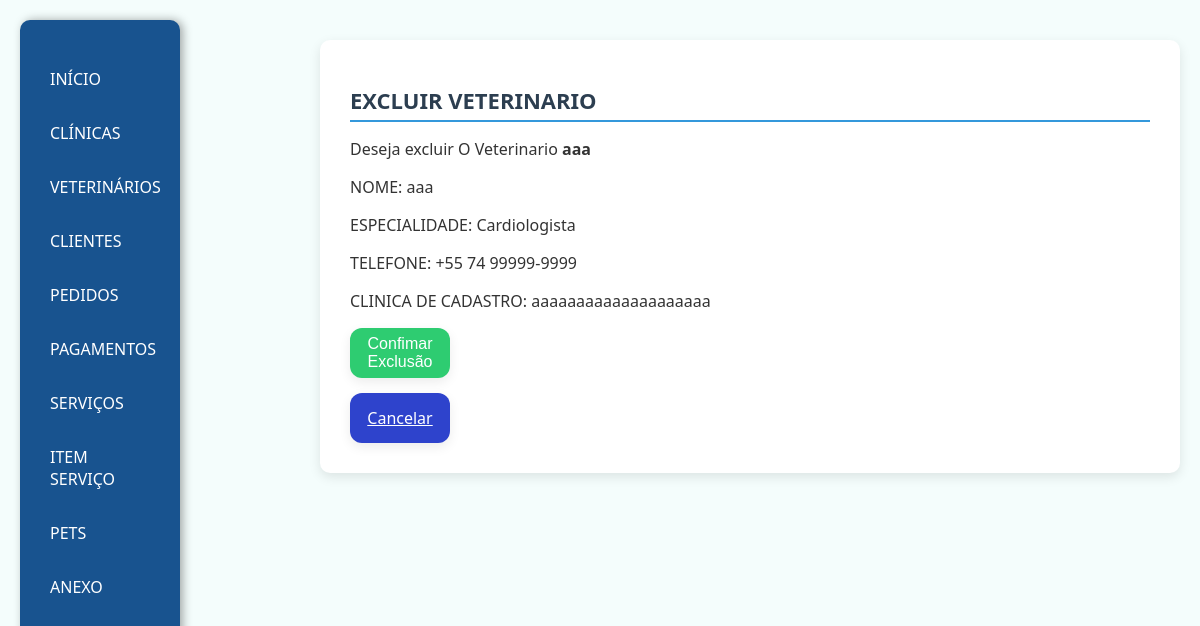
/excluirVeterinario/2/, run on the app's committed database.
### app/models.py (models this page shows, shortened)
class Veterinario(models.Model):
    nome = models.CharField(max_length=100)
    especialidade = models.CharField(max_length=100)
    telefone = models.CharField(max_length=20)
    idClinica = models.ForeignKey(Clinica, on_delete=models.SET_NULL, null=True)

class Clinica(models.Model):
    nome = models.CharField(max_length=100)
    CNPJ = models.CharField(max_length=20, unique=True)
    endereco = models.TextField()
    telefone = models.CharField(max_length=20)
    logo = models.ImageField(upload_to='logo/', null=True, blank=True)
    def __str__(self):
        return self.nome

### app/views.py (the view)
# urls.py: path('excluirVeterinario/<int:id>/', views.excluirVeterinario, name='excluirVeterinario'),
def excluirVeterinario(request, id):
    veterinarioExcluir = get_object_or_404(Veterinario, pk=id)
    if request.method == 'POST':
        veterinarioExcluir.delete()
        return redirect('veterinario')
    return render(request, 'veterinario/excluirVeterinario.html', {
        "veterinario": veterinarioExcluir
    })

### app/templates/veterinario/excluirVeterinario.html (shortened to what this page needs)
{%extends 'base.html'%}
{%load static%}
{%block estiloCss%}
<link rel="stylesheet" href="{%static 'css/padrao.css'%}">
{%endblock%}
{%block conteudo%}
<div class="cont">
    <h1><strong>EXCLUIR VETERINARIO</strong></h1>
    <p>Deseja excluir O Veterinario <strong>{{veterinario.nome}}</strong></p>
    <div>
        <p>NOME: {{veterinario.nome}}</p>
        <p>ESPECIALIDADE: {{veterinario.especialidade}}</p>
        <P>TELEFONE: {{veterinario.telefone}}</P>
        <p>CLINICA DE CADASTRO: {{veterinario.idClinica}}</p>
    </div>
    <form method="POST">
        <Button type="submit">Confimar Exclusão</Button>
        <a class="btnA" href="{%url 'veterinario'%}"> Cancelar</a>
    </form>
</div>
{%endblock%}

### app/static/css/base.css (style rules this page uses)
body { font-family: 'Segoe UI', sans-serif; background-color: #f4fdfc; margin: 0; padding: 20px; color: #333; display: flex; justify-content: space-between; }
form button { background-color: #2ecc71; color: #fff; border: none; padding: 12px 0; font-size: 16px; font-weight: 500; border-radius: 12px; cursor: pointer; transition: all 0.3s ease; box-shadow: 0 4px 12px rgba(0, 0, 0, 0.08); height: 50px; width: 100px; display: flex; align-items: center; justify-content: center; }

### app/static/css/padrao.css (style rules this page uses)
h1 { font-size: 22px; color: #2c3e50; margin-bottom: 15px; border-bottom: 2px solid #3498db; padding-bottom: 5px; }
form { display: flex; flex-direction: column; gap: 15px; }
form button { background-color: #2ecc71; color: #fff; border: none; padding: 12px 0; font-size: 16px; font-weight: 500; border-radius: 12px; cursor: pointer; transition: all 0.3s ease; box-shadow: 0 4px 12px rgba(0, 0, 0, 0.08); height: 50px; width: 100px; display: flex; align-items: center; justify-content: center; }
.btnA { background-color: #2e43cc; color: #fff; border: none; font-size: 16px; font-weight: 500; border-radius: 12px; cursor: pointer; transition: all 0.3s ease; box-shadow: 0 4px 12px rgba(0, 0, 0, 0.08); height: 50px; width: 100px; display: flex; align-items: center; justify-content: center; }

### data on the page
Veterinario: nome "aaa", especialidade "Cardiologista", telefone "+55 74 99999-9999", idClinica "aaaaaaaaaaaaaaaaaaaa"
